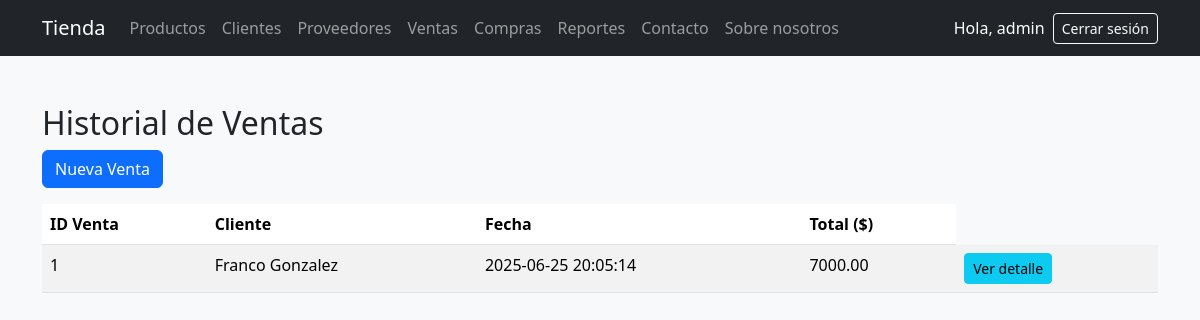
/ventas (signed in), run on the app's committed database.
### tables this page shows
CREATE TABLE ventas (
    id INTEGER PRIMARY KEY AUTOINCREMENT,
    cliente_id INTEGER NOT NULL,
    fecha TEXT NOT NULL,
    total REAL NOT NULL,
    FOREIGN KEY (cliente_id) REFERENCES clientes(id)
);

CREATE TABLE clientes (
    id INTEGER PRIMARY KEY AUTOINCREMENT,
    nombre TEXT NOT NULL,
    email TEXT,
    telefono TEXT,
    direccion TEXT
);

### application.py (the view)
@app.route('/ventas')
def ventas():
    if 'usuario' not in session:
        return redirect('/login')
    conn = sqlite3.connect("db/tienda.db")
    cursor = conn.cursor()
    cursor.execute("""
        SELECT ventas.id, clientes.nombre, ventas.fecha, ventas.total
        FROM ventas
        JOIN clientes ON ventas.cliente_id = clientes.id
        ORDER BY ventas.fecha DESC
    """)
    lista_ventas = cursor.fetchall()
    conn.close()
    return render_template('ventas.html', ventas=lista_ventas)

### templates/ventas.html
{% extends "base.html" %}
{% block content %}
<h2>Historial de Ventas</h2>
<a href="/nueva-venta" class="btn btn-primary mb-3">Nueva Venta</a>
<table class="table table-striped">
  <thead>
    <tr>
      <th>ID Venta</th>
      <th>Cliente</th>
      <th>Fecha</th>
      <th>Total ($)</th>
    </tr>
  </thead>
  <tbody>
    {% for venta in ventas %}
    <tr>
      <td>{{ venta[0] }}</td>
      <td>{{ venta[1] }}</td>
      <td>{{ venta[2] }}</td>
      <td>{{ "%.2f"|format(venta[3]) }}</td>
      <td><a href="/detalle-venta/{{ venta[0] }}" class="btn btn-info btn-sm">Ver detalle</a></td>
    </tr>
    {% endfor %}
  </tbody>
</table>
{% endblock %}

### data on the page
ventas: id "1", nombre "Franco Gonzalez", fecha "2025-06-25 20:05:14", total "7000.00"

### other printed values
{{ session['usuario'] }} "admin"
